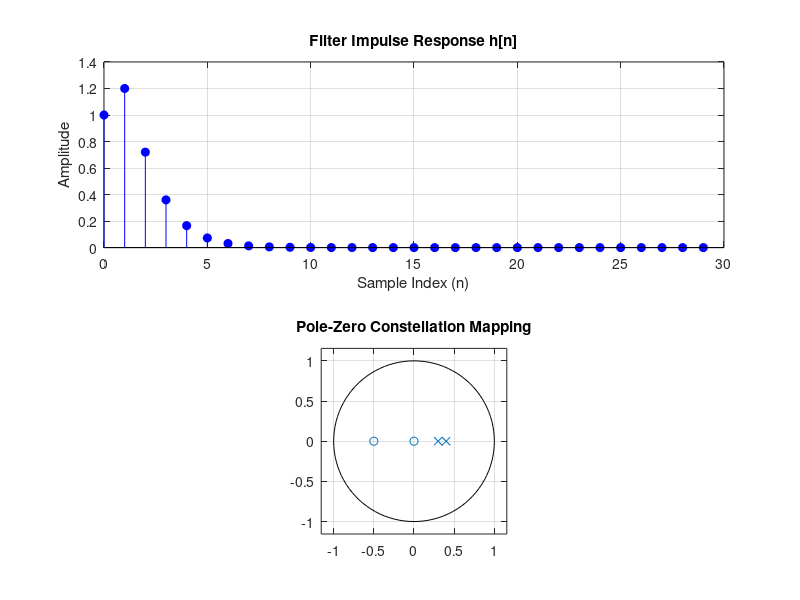

The MATLAB script that drew this image:
clc;
clear;
close all;

% =========================================================
%     EXPERIMENT 19: FILTER COEFFS & STRUCTURAL FILTERING
% =========================================================

% Define an arbitrary transfer function: H(z) = (1 + 0.5z^-1) / (1 - 0.7z^-1 + 0.12z^-2)
b = [1, 0.5];
a = [1, -0.7, 0.12];

% Generate an impulse input signal to look at structure output
N = 30;
x = [1, zeros(1, N-1)];

% Filter implementation using MATLAB's standard direct form implementation
y = filter(b, a, x);

% Visualization
figure('Name', 'Experiment 19: Filter Realization Output', 'NumberTitle', 'off');
subplot(2,1,1);
stem(0:N-1, y, 'b', 'filled');
title('Filter Impulse Response h[n]');
xlabel('Sample Index (n)');
ylabel('Amplitude');
grid on;

subplot(2,1,2);
zplane(b, a);
title('Pole-Zero Constellation Mapping');
grid on;
